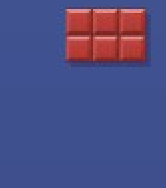
#> input picture magnet/Assets/_MemberWorkspace/JTH/Docs/Blocks2_batches/_unique_slots_v2/1916_s0.png, 166 x 188 px; its folder holds 4 pictures in this run
$ python _match_slots_v2.py
#> lines starting #> are read from the running program, lines starting #| are printed output that depends on the picture; after the words box and inside, x2 and y2 are one past the last pixel; in counts of white or black regions, pixels touching at a corner belong together
#!/usr/bin/env python3
"""Match unique slot crops to BlockBlastCatalog ShapeIds."""
from __future__ import annotations

import json
from pathlib import Path

import numpy as np
from PIL import Image

ROW_MASKS = {
    1: [1],
    2: [1, 1],
    3: [3],
    4: [1, 1, 1],
    5: [7],
    6: [3, 2],
    7: [1, 1, 1, 1],
    8: [4, 7],
    9: [3, 3],
    10: [2, 7],
    11: [31],
    12: [7, 1, 1],
    13: [7, 7, 7],
    14: [3, 6],
    15: [3, 1],
    16: [2, 3, 1],
    17: [15],
    18: [6, 3],
    19: [1, 3, 2],
    20: [2, 3, 2],
    21: [7, 4, 4],
    22: [1, 1, 1, 1, 1],
    23: [4, 4, 7],
    24: [1, 1, 7],
    25: [1, 3, 1],
    26: [7, 2],
    27: [2, 3],
    28: [1, 3],
    29: [1, 1, 3],
    30: [7, 1],
    31: [3, 2, 2],
    32: [3, 1, 1],
    33: [1, 7],
    34: [7, 4],
    35: [7, 7],
    36: [3, 3, 3],
    37: [2, 1],
    38: [1, 2],
    39: [4, 2, 1],
    40: [1, 2, 4],
    41: [1, 2, 4],
    42: [2, 2, 3],
}


def masks_to_cells(masks: list[int]) -> frozenset[tuple[int, int]]:
    cells = set()
    for r, m in enumerate(masks):
        c = 0
        while m >> c:
            if m & (1 << c):
                cells.add((c, r))
            c += 1
    min_x = min(x for x, _ in cells)
    min_y = min(y for _, y in cells)
    return frozenset((x - min_x, y - min_y) for x, y in cells)


CATALOG_BY_SHAPE: dict[frozenset[tuple[int, int]], list[int]] = {}
for sid, masks in ROW_MASKS.items():
    CATALOG_BY_SHAPE.setdefault(masks_to_cells(masks), []).append(sid)


def bg_dist(arr: np.ndarray) -> np.ndarray:
    border = np.concatenate([arr[0, :], arr[-1, :], arr[:, 0], arr[:, -1]], axis=0)
    bg = np.median(border, axis=0)
    return np.linalg.norm(arr - bg, axis=2)


def autocorr_lag(line: np.ndarray, lo: int = 18, hi: int = 40) -> int | None:
    x = line - line.mean()
    best_lag = None
    best_v = -1e18
    for lag in range(lo, min(hi, len(x) // 2)):
        v = float(np.dot(x[:-lag], x[lag:]))
        if v > best_v:
            best_v = v
            best_lag = lag
    return best_lag


def ascii_shape(cells: frozenset[tuple[int, int]] | None) -> str:
    if not cells:
        return ""
    max_x = max(x for x, _ in cells)
    max_y = max(y for _, y in cells)
    return "/".join(
        "".join("#" if (x, y) in cells else "." for x in range(max_x + 1))
        for y in range(max_y + 1)
    )


def match_id(cells: frozenset[tuple[int, int]] | None) -> tuple[int | None, list[int]]:
    if cells is None:
        return None, []
    ids = CATALOG_BY_SHAPE.get(cells, [])
    return (ids[0] if ids else None), ids


def extract_cells(path: Path) -> tuple[frozenset[tuple[int, int]] | None, dict]:
    im = Image.open(path).convert("RGB")
#> im is the input picture: PIL image 166x188 RGB; mean R, G, B 77.5, 78.1, 131.2
    arr = np.asarray(im).astype(np.float32)
    dist = bg_dist(arr)
#> in bg_dist, `border = np.concatenate([arr[0, :], arr[-1, :], arr[:, 0], arr[:, -1]]..`: border = 708 rows, first 8: [64, 82, 144], [64, 82, 144], [64, 82, 144], [64, 82, 144], [64, 82, 144], [64, 82, 144], [64, 82, 144], [64, 82, 144]
#> in bg_dist, `bg = np.median(border, axis=0)`: bg = [63, 80, 142]
#> in bg_dist, `return np.linalg.norm(arr - bg, axis=2)`:
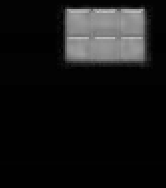
#> returned value: shape (188, 166) float32; min 1, max 190.5, mean 21.7
    meta: dict = {
        "path": path.name,
        "size": list(im.size),
        "dist_max": float(dist.max()),
        "dist_p95": float(np.percentile(dist, 95)),
    }
#> meta = {'path': '1916_s0.png', 'size': [166, 188], 'dist_max': 190.5, 'dist_p95': 145.8}

    # Empty / ultra-low-contrast crop (dragged piece, bad extract)
    if dist.max() < 35:
        meta["error"] = "low_contrast_empty"
        return None, meta

    mask = dist > max(45.0, float(np.percentile(dist, 70)))
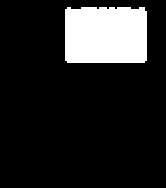
#> mask: shape (188, 166) bool; 14.5% white; 1 white region, box (x1, y1, x2, y2) and area: (65, 7, 147, 63) 4524
    # Fallback softer threshold
    if mask.sum() < 80:
        mask = dist > 35
    meta["fg_pixels"] = int(mask.sum())
    if mask.sum() < 40:
        meta["error"] = "too_few_fg"
        return None, meta

    ys, xs = np.where(mask)
#> ys = 4524 values from 7 to 62; xs = 4524 values, max 146 at index 349, min 65 at index 108, mean 105.5
    x0, x1 = int(xs.min()), int(xs.max())
#> x0 = 65; x1 = 146
    y0, y1 = int(ys.min()), int(ys.max())
#> y0 = 7; y1 = 62
    bw, bh = x1 - x0 + 1, y1 - y0 + 1
#> bw = 82; bh = 56
    meta["bbox"] = [x0, y0, bw, bh]
    crop = mask[y0 : y1 + 1, x0 : x1 + 1]
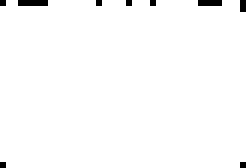
#> crop: shape (56, 82) bool (shown 3 times larger); 98.5% white; 9 black regions (8 under 20 px), largest, box (x1, y1, x2, y2) and area: (6, 0, 16, 2) 20

    # Straight bar via autocorr
    aspect = bw / max(bh, 1)
#> aspect = 1.46
    if aspect >= 1.6 and bh <= 45:
        mid = (y0 + y1) // 2
        band = arr[max(0, mid - 2) : mid + 3, x0 : x1 + 1]
        line = (0.299 * band[..., 0] + 0.587 * band[..., 1] + 0.114 * band[..., 2]).mean(0)
        lag = autocorr_lag(line)
        n = int(round(bw / lag)) if lag else int(round(aspect))
        n = max(2, min(5, n))
        cells = frozenset((c, 0) for c in range(n))
        meta.update({"method": "horiz_bar", "lag": lag, "n": n})
        return cells, meta

    if aspect <= 0.65 and bw <= 45:
        mid = (x0 + x1) // 2
        band = arr[y0 : y1 + 1, max(0, mid - 2) : mid + 3]
        line = (0.299 * band[..., 0] + 0.587 * band[..., 1] + 0.114 * band[..., 2]).mean(1)
        lag = autocorr_lag(line)
        n = int(round(bh / lag)) if lag else int(round(1 / max(aspect, 1e-6)))
        n = max(2, min(5, n))
        cells = frozenset((0, r) for r in range(n))
        meta.update({"method": "vert_bar", "lag": lag, "n": n})
        return cells, meta

    # Estimate cell pitch
    lag_x = autocorr_lag(
        (0.299 * arr[(y0 + y1) // 2, x0 : x1 + 1, 0]
         + 0.587 * arr[(y0 + y1) // 2, x0 : x1 + 1, 1]
         + 0.114 * arr[(y0 + y1) // 2, x0 : x1 + 1, 2]),
        16,
        40,
    )
#> in autocorr_lag, `x = line - line.mean()`: x = 82 values, max 16.65 at index 28, min -11.35 at index 26, mean 9.3e-07
#> the loop in autocorr_lag, `for lag in range(lo, min(hi, len(x) // 2)):` made 24 passes
#> (v, best_v) on passes 1, 4, 5, 6, 7, 11: (-275.1, -275.1), (-110.9, -110.9), (129.4, 129.4), (169.4, 169.4), (209.4, 209.4), (730.2, 730.2)
#> v on passes 2, 3, 8, 9, 10, 12: -313.1, -351.2, -97.72, -404.9, 162.7, 613.2
#> after the loop in autocorr_lag, `for lag in range(lo, min(hi, len(x) // 2)):`: best_lag = 26; best_v = 730.2
#> lag_x = 26
    pitch = float(lag_x) if lag_x else float(np.median([bw / 3, bh / 3, 26]))
#> pitch = 26
    pitch = float(np.clip(pitch, 18, 40))

    best_cells = None
    best_score = -1e18
    best_extra = {}
    for ncols in range(1, 6):
        for nrows in range(1, 6):
            cell_w = bw / ncols
            cell_h = bh / nrows
            if abs(cell_w - pitch) > 10 and abs(cell_h - pitch) > 10:
                # allow if both near each other
                if not (18 <= cell_w <= 40 and 18 <= cell_h <= 40):
                    continue
            if cell_w < 18 or cell_h < 18 or cell_w > 42 or cell_h > 42:
                continue
            aspect_c = cell_w / cell_h
            if aspect_c < 0.72 or aspect_c > 1.38:
                continue

            cells = set()
            fracs = []
            for ry in range(nrows):
                for cx in range(ncols):
                    xa = int(round(cx * cell_w + cell_w * 0.22))
                    xb = int(round(cx * cell_w + cell_w * 0.78))
                    ya = int(round(ry * cell_h + cell_h * 0.22))
                    yb = int(round(ry * cell_h + cell_h * 0.78))
                    patch = crop[ya:yb, xa:xb]
                    frac = float(patch.mean()) if patch.size else 0.0
                    fracs.append(frac)
                    if frac > 0.40:
                        cells.add((cx, ry))
            if not cells:
                continue
            min_x = min(c for c, _ in cells)
            min_y = min(r for _, r in cells)
            norm = frozenset((c - min_x, r - min_y) for c, r in cells)
            if norm not in CATALOG_BY_SHAPE:
                continue
            occ_w = max(c for c, _ in cells) - min_x + 1
            occ_h = max(r for _, r in cells) - min_y + 1
            if occ_w != ncols or occ_h != nrows:
                continue
            filled = [f for f in fracs if f > 0.40]
            empty = [f for f in fracs if f <= 0.40]
            if empty and float(np.mean(empty)) > 0.22:
                continue
            if filled and float(np.min(filled)) < 0.50:
                continue
            sep = (float(np.mean(filled)) if filled else 0) - (float(np.mean(empty)) if empty else 1)
            # Prefer pitch agreement and more cells (avoid undercount)
            pitch_pen = abs(cell_w - pitch) + abs(cell_h - pitch)
            score = sep * 8 + len(norm) * 1.2 - 0.08 * pitch_pen
            if score > best_score:
                best_score = score
                best_cells = norm
                best_extra = {
                    "method": "grid",
                    "nrows": nrows,
                    "ncols": ncols,
                    "pitch": pitch,
                    "score": score,
                    "sep": sep,
                }
#> after the loop, best_extra = {'method': 'grid', 'nrows': 2, 'ncols': 3, 'pitch': 26, 'score': 6.93, 'sep': 0}; best_score = 6.93

    # 1x1 fallback: compact nearly-square blob
    if best_cells is None and 20 <= bw <= 40 and 20 <= bh <= 40 and abs(bw - bh) <= 8:
        best_cells = frozenset([(0, 0)])
        best_extra = {"method": "mono"}

    meta.update(best_extra)
    meta["cells"] = sorted(best_cells) if best_cells else None
    meta["ascii"] = ascii_shape(best_cells)
    return best_cells, meta


def main() -> None:
    root = Path(__file__).resolve().parent / "_unique_slots_v2"
    stems = sorted({p.name.split("_")[0] for p in root.glob("*_s0.png")}, key=int)
    hands = []
    details = []
    for stem in stems:
        ids = []
        notes = []
        for slot in range(3):
            path = root / f"{stem}_s{slot}.png"
            cells, meta = extract_cells(path)
#> meta = 14 items
            sid, all_ids = match_id(cells)
#> sid = 35; all_ids = [35]
            meta["ascii"] = ascii_shape(cells)
            meta["match"] = sid
            meta["all_ids"] = all_ids
            details.append(meta)
            if sid is None:
                ids.append(-1)
                notes.append(f"s{slot}:{meta.get('error') or meta.get('ascii') or '?'}")
            else:
                ids.append(sid)
        entry = {"file": f"{stem}.jpg", "ids": ids}
        if notes:
            entry["notes"] = "; ".join(notes)
        hands.append(entry)

    out_path = Path(__file__).resolve().parent / "unique_hands_visual_auto.json"
    out_path.write_text(json.dumps({"hands": hands, "count": len(hands)}, indent=2), encoding="utf-8")
    Path(__file__).resolve().parent.joinpath("_unique_slots_v2_match_detail.json").write_text(
        json.dumps(details, indent=2), encoding="utf-8"
    )
    for h in hands:
        print(h["file"], h["ids"], h.get("notes", ""))
    print("unmatched", sum(1 for h in hands if -1 in h["ids"]))


if __name__ == "__main__":
    main()
